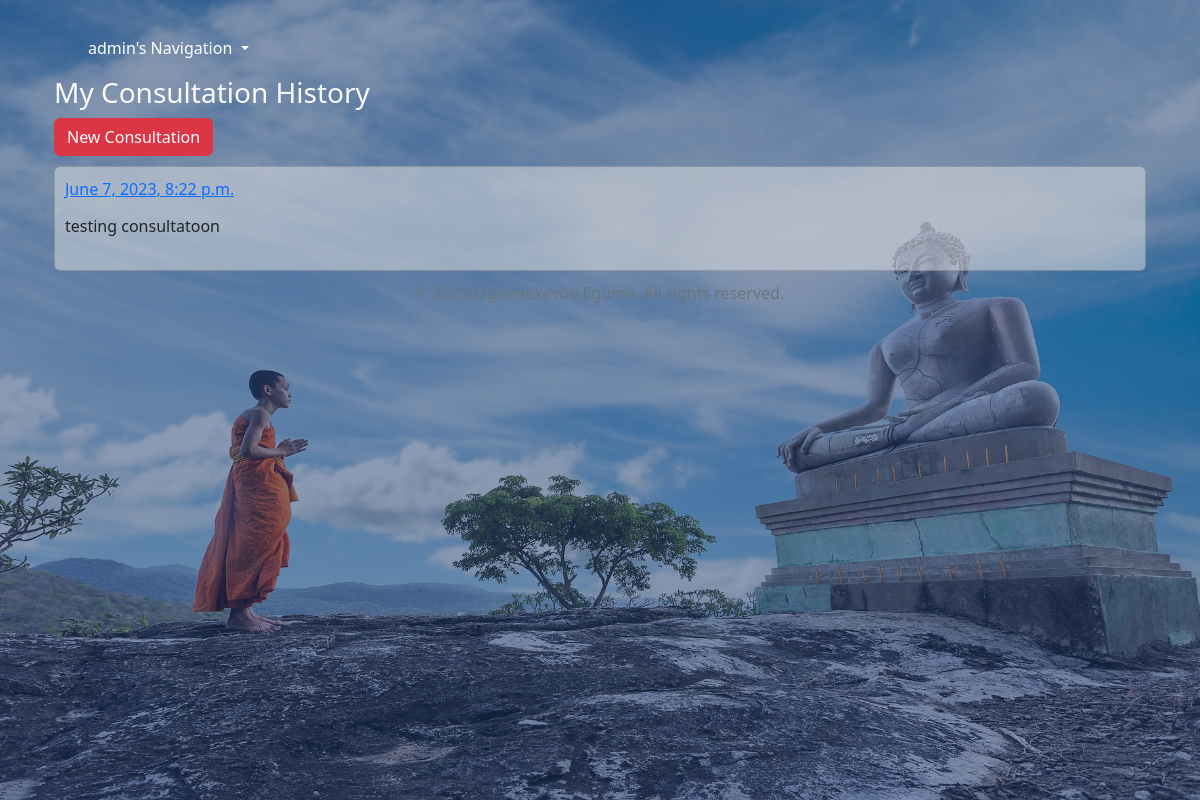
The page /professional_list/ (signed in) on the database as committed earlier.
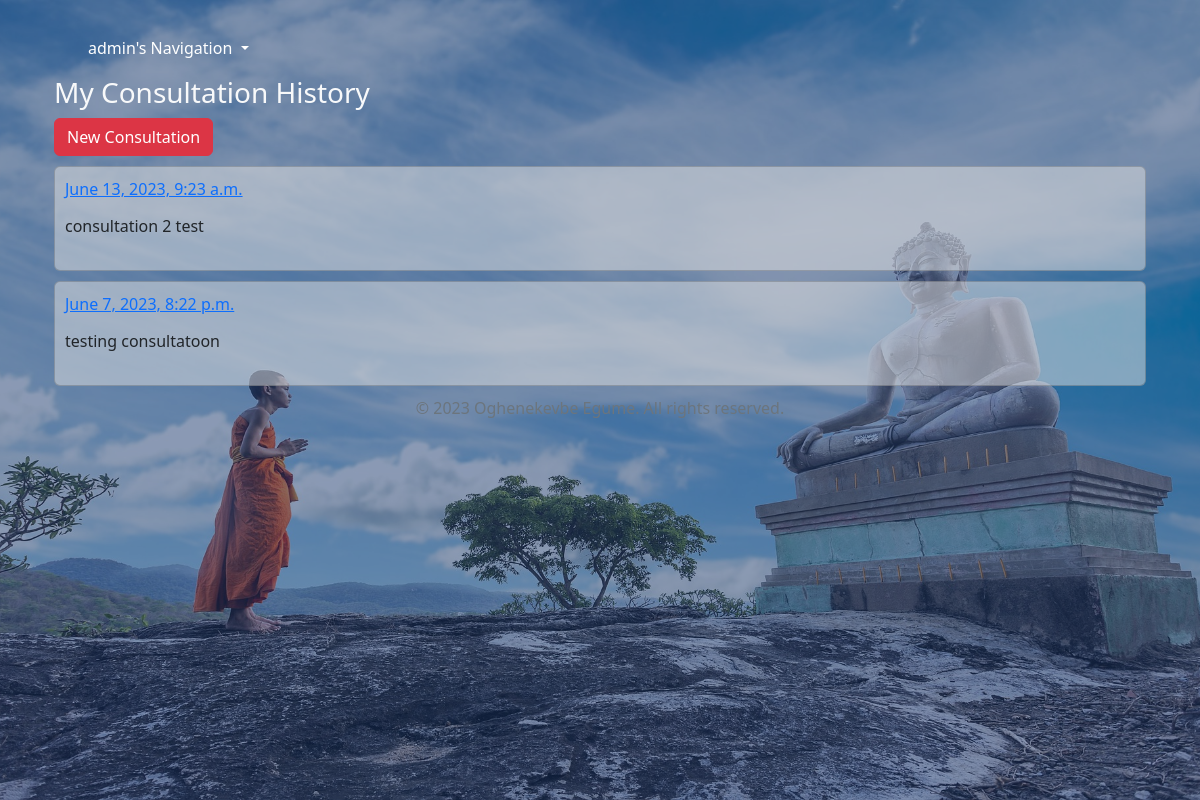
The same page on the database as committed later.
### life/models.py (models this page shows, shortened)
class Consultation(models.Model):
    doctor = models.ForeignKey(Doctor, on_delete=models.CASCADE, null=True, related_name='patient')
    patient = models.ForeignKey(Patient, on_delete=models.CASCADE)
    date = models.DateTimeField(default=datetime.now)
    complaint = models.TextField(default='')
    comment = models.ForeignKey('ConsultationComment', on_delete=models.CASCADE, null=True, blank=True, related_name='consultation_comments')
    class Meta:
        ordering = ['-date']

### life/views.py (the view)
# urls.py: path("professional_list/", Professional.as_view(), name="professional_list"),
class Professional(UserMixin, ListView):
    model = Consultation
    template_name = "professional_list.html"
    context_object_name = "consultations"

### life/views.py (called while the page is built)
    def test_func(self):
        return self.request.user.is_authenticated

### life/templates/professional_list.html (shortened to what this page needs)
{% extends 'base.html' %}
{% load static %}
{% block content %}
<div class="container">
  <div class="row">
      <div id="consultation">
        <h3 class="text-light">My Consultation History</h3>
        <a href="{% url 'add_consultation' %}" class="btn btn-danger">New Consultation</a>
        {% for item in consultations %}
          {% if item.patient.user == request.user %}
            <div class="card" style="background-color: rgba(225, 225, 225, 0.5); padding: 10px; margin-top: 10px;">
              <a href="{% url 'professional_detail' item.pk %}">{{ item.date }}</a>
              <p><h6>{{ item.complaint|truncatechars:40 }}</h6></p>
            </div>
          {% endif %}
        {% endfor %}
      </div>
  </div>
</div>
{% endblock %}

### life/templates/base.html (shortened to what this page needs)
{% load static %}
<!DOCTYPE html>
<html lang="en">
<head>
  <link rel="stylesheet" href="{% static 'css/bootstrap.min.css' %} ">
  <link rel="stylesheet" href="{% static 'css/base.css' %} ">
  <link href="https://unpkg.com/aos@2.3.1/dist/aos.css" rel="stylesheet">
</head>
<body>
  <div class="overlay"> </div>
  <div class="content">
    <nav class="navbar navbar-expand-lg bg-body-tertiary">
      <div class="container-fluid">
        <div class="collapse navbar-collapse" id="navbarSupportedContent">
          <ul class="navbar-nav me-auto mb-2 mb-lg-0">
            <li class="nav-item dropdown mx-5">
              <a class="nav-link dropdown-toggle" href="#" role="button" data-bs-toggle="dropdown" aria-expanded="false">
                {% if user.is_authenticated %}{{user.username}}'s{% else %}Guest's{% endif %} Navigation
              </a>
            </li>
          </ul>
        </div>
      </div>
    </nav>
    <div class="container">
      {% block content %}
      {% endblock content %}
    </div>
    <footer style="width: 100%; margin-top: 10px;">
      <div class="container-fluid text-center">
        <p class=" text-secondary mt-1">&copy; 2023 Oghenekevbe Egume. All rights reserved.</p>
      </div>
    </footer>
  </div>
</body>
</html>

### static/css/base.css (style rules this page uses)
body { background-size: cover; background-position: center; transition: background 0.5s ease-in-out; position: relative; min-height: 100vh; max-height: max-content; }
.overlay { position: absolute; top: 0; right: 0; bottom: 0; left: 0; background-color: rgba(25, 55, 109, 0.5); min-height: 100vh; max-height: max-content; }
.content { z-index: 1; position: relative; padding: 20px; }
.navbar { background-color: rgba(185, 237, 221, 0)!important ; }
.nav-item a { color: #fff !important; }

Rows that differ between the two databases and show on the page:
added Consultation: date "June 13, 2023, 9:23 a.m.", complaint "consultation 2 test"
